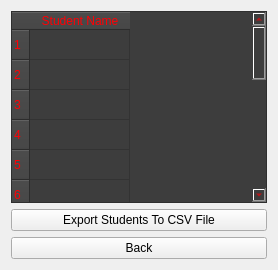
      <widget class="QWidget" name="page_x14_stud_allstudents">
       <layout class="QVBoxLayout" name="verticalLayout_10">
        <item>
         <widget class="QTableWidget" name="tableWidget_3">
          <property name="styleSheet">
           <string notr="true">background-color: rgb(61, 61, 61);
color: rgb(255, 0, 4);
border-color: rgb(22, 22, 22);
font: 700 9pt &quot;Segoe UI&quot;;
alternate-background-color: rgb(129, 129, 129);</string>
          </property>
          <property name="rowCount">
           <number>15</number>
          </property>
          <row>
           <property name="text">
            <string>1</string>
           </property>
          </row>
          <row>
           <property name="text">
            <string>2</string>
           </property>
          </row>
          <row>
           <property name="text">
            <string>3</string>
           </property>
          </row>
          <row>
           <property name="text">
            <string>4</string>
           </property>
          </row>
          <row/>
          <row/>
          <row/>
          <row/>
          <row/>
          <row/>
          <row/>
          <row/>
          <row/>
          <row/>
          <row/>
          <column>
           <property name="text">
            <string>Student Name</string>
           </property>
          </column>
         </widget>
        </item>
        <item>
         <widget class="QPushButton" name="pushButton_6">
          <property name="text">
           <string>Export Students To CSV File</string>
          </property>
         </widget>
        </item>
        <item>
         <widget class="QPushButton" name="pushButton_7">
          <property name="text">
           <string>Back</string>
          </property>
         </widget>
        </item>
       </layout>
      </widget>
